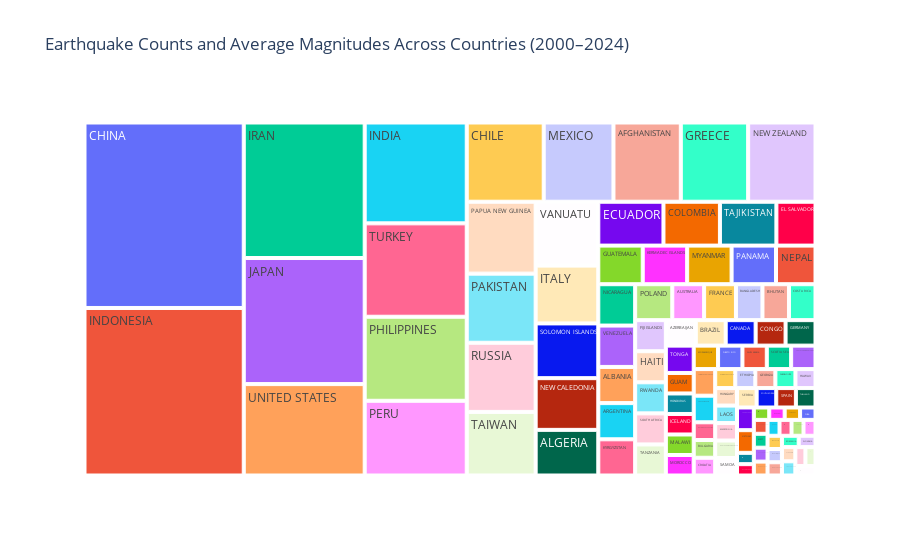

Source (notebook cell):
### Code cell
import plotly.express as px

fig = px.treemap(
    country_counts,
    path=["Country Name"],
    values="Count",
    title="Earthquake Counts and Average Magnitudes Across Countries (2000–2024)",
    hover_data={"Count": True, "Average Magnitude": True}  # Pass 'Average Magnitude' explicitly
)

# custom hover 
fig.update_traces(
    customdata=country_counts[["Average Magnitude"]].values,  # Include custom data for hovertemplate
    hovertemplate="<b>%{label}</b><br>Count: %{value}<br>Average Magnitude: %{customdata[0]:.2f}<extra></extra>"
)

fig.show()

### Figure 1 — Plotly figure (JSON) as saved in the notebook; plotly's stock layout.template omitted (floating-point values rounded to 4 significant figures)
{"data": [{"branchvalues": "total", "customdata": [[5.488], [6.371], [5.524], [6.579], [5.772], [5.243], [5.592], [6.2], [6.33], [6.834], [6.541], [5.911], [6.229], [6.043], [7.258], [5.7], [6.676], [6.339], [6.719], [5.447], [7.189], [7.018], [5.173], [5.873], [5.892], [5.492], [5.9], [7.367], [6.4], [5.911], [5.967], [5.8], [5.625], [5.775], [5.871], [5.757], [3.8], [5.2], [5.783], [4.633], [7.68], [5.58], [6.38], [6.06], [3.96], [5.56], [4.98], [4.92], [6.4], [7.6], [5.975], [5.7], [4.475], [4.333], [6.5], [5.233], [6.067], [6.2], [4.967], [4.733], [7.4], [5.8], [6.433], [6.733], [7.667], [7], [7.5], [4.95], [3.3], [5.45], [5.35], [4.75], [4.65], [5.6], [7.1], [4.45], [4.7], [5], [5.9], [5.45], [5.35], [6.05], [6.8], [5.15], [5.2], [7.6], [7.7], [4.4], [5], [5.7], [6.1], [7.4], [6], [7], [4.7], [5.9], [5.8], [4.1], [2.2], [5.5], [4.4], [3.9], [5.1], [5], [5.8], [5.4], [5.3], [5.2], [5.9]], "domain": {"x": [0, 1], "y": [0, 1]}, "hovertemplate": "<b>%{label}</b><br>Count: %{value}<br>Average Magnitude: %{customdata[0]:.2f}<extra></extra>", "ids": ["AFGHANISTAN", "ALBANIA", "ALGERIA", "ANATAHAN REGION, N. MARIANA ISLANDS", "ARGENTINA", "ATLANTIC OCEAN", "AUSTRALIA", "AZERBAIJAN", "BALKANS NW: KOSOVO; MACEDONIA: N", "BANGLADESH", "BHUTAN", "BOSNIA-HERZEGOVINA", "BRAZIL", "BULGARIA", "BURUNDI", "CANADA", "CHILE", "CHINA", "COLOMBIA", "COMOROS", "CONGO", "COSTA RICA", "CROATIA", "CUBA", "CZECH REPUBLIC", "DOMINICAN REPUBLIC", "ECUADOR", "EGYPT", "EL SALVADOR", "ETHIOPIA", "FIJI ISLANDS", "FRANCE", "GEORGIA", "GERMANY", "GREECE", "GUADELOUPE", "GUAM", "GUATEMALA", "GULF OF MEXICO", "HAITI", "HAWAII", "HONDURAS", "HUNGARY", "ICELAND", "INDIA", "INDIAN OCEAN", "INDONESIA", "IRAN", "ITALY", "JAPAN", "JORDAN", "KAZAKHSTAN", "KERMADEC ISLANDS", "KYRGYZSTAN", "LAOS", "LEBANON", "MACEDONIA", "MADAGASCAR", "MALAWI", "MALAYSIA", "MARTINIQUE", "MEXICO", "MONTENEGRO", "MOROCCO", "MOZAMBIQUE", "MYANMAR", "NEPAL", "NEW CALEDONIA", "NEW ZEALAND", "NICARAGUA", "NORTHERN MARIANA ISLANDS", "PAKISTAN", "PANAMA", "PAPUA NEW GUINEA", "PERU", "PHILIPPINES", "POLAND", "PUERTO RICO", "ROMANIA", "RUSSIA", "RWANDA", "SAMOA", "SAUDI ARABIA", "SCOTIA SEA", "SERBIA", "SLOVAKIA", "SLOVENIA", "SOLOMON ISLANDS", "SOUTH AFRICA", "SOUTH KOREA", "SOUTH SANDWICH ISLANDS", "SPAIN", "SWITZERLAND", "TAIWAN", "TAJIKISTAN", "TANZANIA", "THAILAND", "THE NETHERLANDS", "TONGA", "TRINIDAD AND TOBAGO", "TURKEY", "TURKMENISTAN", "UNITED KINGDOM", "UNITED STATES", "UZBEKISTAN", "VANUATU", "VENEZUELA", "VIETNAM", "ZAMBIA"], "labels": ["AFGHANISTAN", "ALBANIA", "ALGERIA", "ANATAHAN REGION, N. MARIANA ISLANDS", "ARGENTINA", "ATLANTIC OCEAN", "AUSTRALIA", "AZERBAIJAN", "BALKANS NW: KOSOVO; MACEDONIA: N", "BANGLADESH", "BHUTAN", "BOSNIA-HERZEGOVINA", "BRAZIL", "BULGARIA", "BURUNDI", "CANADA", "CHILE", "CHINA", "COLOMBIA", "COMOROS", "CONGO", "COSTA RICA", "CROATIA", "CUBA", "CZECH REPUBLIC", "DOMINICAN REPUBLIC", "ECUADOR", "EGYPT", "EL SALVADOR", "ETHIOPIA", "FIJI ISLANDS", "FRANCE", "GEORGIA", "GERMANY", "GREECE", "GUADELOUPE", "GUAM", "GUATEMALA", "GULF OF MEXICO", "HAITI", "HAWAII", "HONDURAS", "HUNGARY", "ICELAND", "INDIA", "INDIAN OCEAN", "INDONESIA", "IRAN", "ITALY", "JAPAN", "JORDAN", "KAZAKHSTAN", "KERMADEC ISLANDS", "KYRGYZSTAN", "LAOS", "LEBANON", "MACEDONIA", "MADAGASCAR", "MALAWI", "MALAYSIA", "MARTINIQUE", "MEXICO", "MONTENEGRO", "MOROCCO", "MOZAMBIQUE", "MYANMAR", "NEPAL", "NEW CALEDONIA", "NEW ZEALAND", "NICARAGUA", "NORTHERN MARIANA ISLANDS", "PAKISTAN", "PANAMA", "PAPUA NEW GUINEA", "PERU", "PHILIPPINES", "POLAND", "PUERTO RICO", "ROMANIA", "RUSSIA", "RWANDA", "SAMOA", "SAUDI ARABIA", "SCOTIA SEA", "SERBIA", "SLOVAKIA", "SLOVENIA", "SOLOMON ISLANDS", "SOUTH AFRICA", "SOUTH KOREA", "SOUTH SANDWICH ISLANDS", "SPAIN", "SWITZERLAND", "TAIWAN", "TAJIKISTAN", "TANZANIA", "THAILAND", "THE NETHERLANDS", "TONGA", "TRINIDAD AND TOBAGO", "TURKEY", "TURKMENISTAN", "UNITED KINGDOM", "UNITED STATES", "UZBEKISTAN", "VANUATU", "VENEZUELA", "VIETNAM", "ZAMBIA"], "name": "", "parents": ["", "", "", "", "", "", "", "", "", "", "", "", "", "", "", "", "", "", "", "", "", "", "", "", "", "", "", "", "", "", "", "", "", "", "", "", "", "", "", "", "", "", "", "", "", "", "", "", "", "", "", "", "", "", "", "", "", "", "", "", "", "", "", "", "", "", "", "", "", "", "", "", "", "", "", "", "", "", "", "", "", "", "", "", "", "", "", "", "", "", "", "", "", "", "", "", "", "", "", "", "", "", "", "", "", "", "", "", ""], "type": "treemap", "values": [28, 7, 15, 1, 7, 1, 6, 4, 1, 5, 5, 2, 4, 2, 1, 4, 32, 155, 13, 1, 4, 5, 2, 1, 1, 2, 15, 1, 9, 2, 5, 6, 2, 4, 28, 2, 3, 9, 1, 5, 2, 3, 2, 3, 54, 1, 140, 86, 19, 80, 1, 1, 9, 7, 2, 1, 2, 1, 3, 1, 1, 29, 1, 3, 3, 9, 8, 17, 28, 8, 2, 25, 9, 26, 40, 45, 7, 3, 1, 25, 5, 2, 3, 3, 2, 1, 1, 18, 5, 2, 3, 2, 1, 23, 13, 5, 2, 2, 4, 3, 50, 1, 3, 58, 1, 21, 8, 2, 1]}], "layout": {"legend": {"tracegroupgap": 0}, "title": {"text": "Earthquake Counts and Average Magnitudes Across Countries (2000–2024)"}}}
